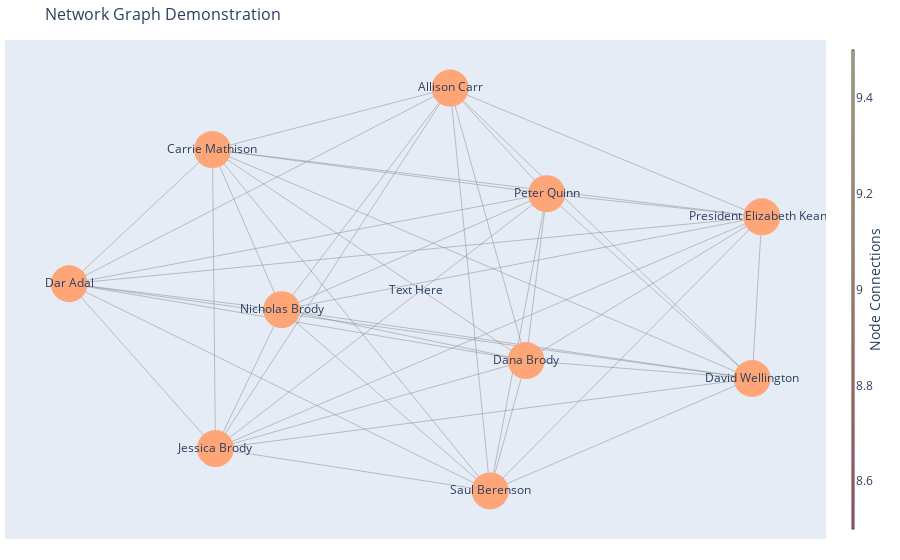

Write notebook code for a chart like this one.
### Code cell
title = "Network Graph Demonstration"
fig = go.Figure(data=[edge_trace, node_trace],
                layout=go.Layout(
                title=title,
                titlefont=dict(size=16),
                showlegend=False,
                hovermode='closest',
                margin=dict(b=21, l=5, r=5, t=40),
                annotations=[dict(
                    text="Text Here",
                    showarrow=False,
                    xref="paper", yref="paper")],
                xaxis=dict(showgrid=False, zeroline=False,
                           showticklabels=False, mirror=True),
                yaxis=dict(showgrid=False, zeroline=False, showticklabels=False, mirror=True)))
fig.show()

### Figure 1 — Plotly figure (JSON) as saved in the notebook; plotly's stock layout.template omitted (floating-point values rounded to 4 significant figures; data arrays with more than 128 entries replaced by an {"elided": "..."} marker saying what was removed)
{"data": [{"hoverinfo": "none", "line": {"color": "#888", "width": 0.5}, "mode": "lines", "type": "scatter", "x": {"elided": "135 float values"}, "y": {"elided": "135 float values"}}, {"hoverinfo": "text", "marker": {"color": [9, 9, 9, 9, 9, 9, 9, 9, 9, 9], "colorbar": {"thickness": 1, "title": {"side": "right", "text": "Node Connections"}, "xanchor": "left"}, "colorscale": [[0, "rgb(254, 246, 181)"], [0.1667, "rgb(255, 221, 154)"], [0.3333, "rgb(255, 194, 133)"], [0.5, "rgb(255, 166, 121)"], [0.6667, "rgb(250, 138, 118)"], [0.8333, "rgb(241, 109, 122)"], [1, "rgb(225, 83, 131)"]], "line": {"width": 0}, "reversescale": true, "showscale": true, "size": 37}, "mode": "markers+text", "text": ["Carrie Mathison", "Saul Berenson", "Nicholas Brody", "Jessica Brody", "Dana Brody", "Peter Quinn", "Dar Adal", "Allison Carr", "President Elizabeth Keane", "David Wellington"], "type": "scatter", "x": [-0.6034, 0.1647, -0.4119, -0.5953, 0.2642, 0.3214, -1, 0.05409, 0.9166, 0.8897], "y": [0.6946, -0.9702, -0.08603, -0.7634, -0.3344, 0.4798, 0.04025, 0.9948, 0.3666, -0.4219]}], "layout": {"annotations": [{"showarrow": false, "text": "Text Here", "xref": "paper", "yref": "paper"}], "autosize": true, "hovermode": "closest", "margin": {"b": 21, "l": 5, "r": 5, "t": 40}, "showlegend": false, "title": {"font": {"size": 16}, "text": "Network Graph Demonstration"}, "xaxis": {"autorange": true, "mirror": true, "range": [-1.196, 1.112], "showgrid": false, "showticklabels": false, "type": "linear", "zeroline": false}, "yaxis": {"autorange": true, "mirror": true, "range": [-1.306, 1.33], "showgrid": false, "showticklabels": false, "type": "linear", "zeroline": false}}}
